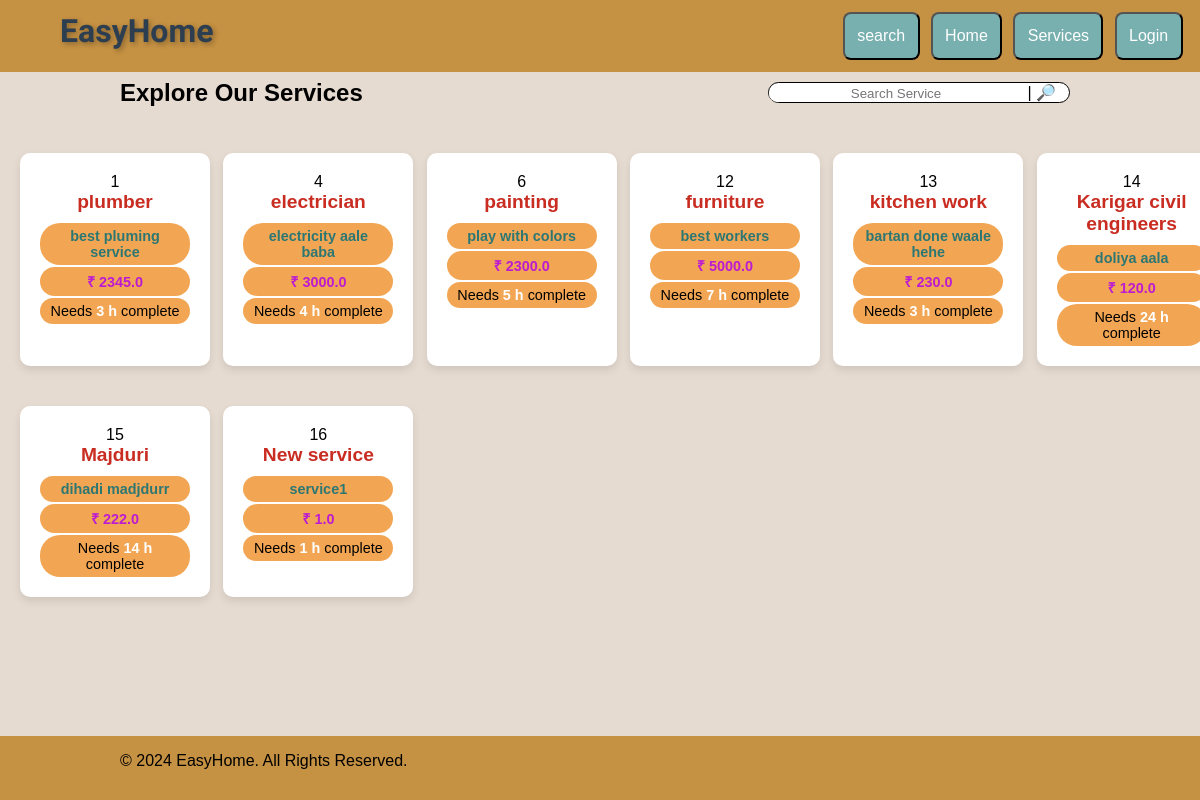
The app's page /services, older data.
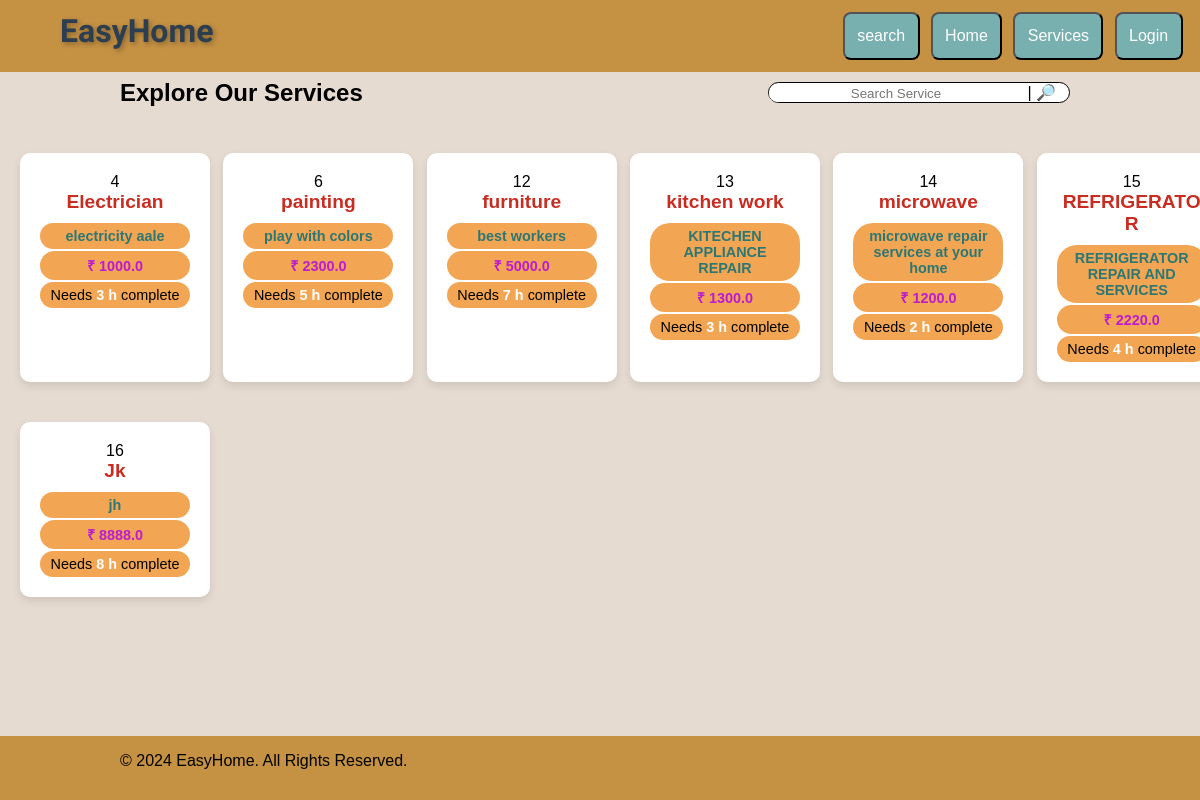
The same page, newer data.
### app.py (models this page shows, shortened)
class Services(db.Model):
    service_id= db.Column(db.Integer, primary_key = True)
    service_name= db.Column(db.String(50)  )
    service_desc= db.Column(db.String(200) )
    service_b_price= db.Column(db.Float() ,nullable= False)
    time_required =db.Column(db.String,  nullable=False)

### app.py (the view)
@app.route("/services" )
def all_serv():
    query = request.args.get('word')
    if query:
        services = Services.query.filter(or_ (Services.service_name.like(f'%{query}%'), Services.service_desc.like(f'%{query}%'), Services.service_id.like(f'%{query}%'))).all()
    else:
        services =Services.query.all()
    return render_template("services.html", services=services)

### templates/services.html
{% extends "common.html" %}
{% block body %}
<div class="flex_button panel">
    <h2> Explore Our Services</h2>
    <div style="width: 300px; margin-left: 30px;" class="searchbar flex_button" >
        <form action="/services" >
            <input style="width: 250px;"  id="searchbox" name="word" value="{{request.args.get('word', '')}}"  required  placeholder="Search Service">
            |<button style="display: none; margin: 0;" id='search_button' type="submit">🔎</button>
            <label for="search_button"> 🔎</label>
        </form>
    </div>
</div>
    <div class="container1">
        {% for service in services %}
        <div  onclick="window.location.href='/service_page/{{service.service_id}}'" class="service-box">
            <div class="service-icon">{{service.service_id}}</div>
            <div class="service-title"><b style="color: rgb(201, 45, 34);">{{service.service_name}}</b></div>
            <div class="service-desc"><b style="color: rgb(45, 119, 115);">{{service.service_desc}}</b></div>
            <div class="service-desc">  <b style="color: rgb(188, 27, 209);">₹ {{service.service_b_price}}</b></div>
            <div class="service-desc"><a style="color: rgb(0, 0, 0);">Needs <b style="color: rgb(255, 255, 255);">{{service.time_required}} h </b>complete</a></div>
            </div>
        {% endfor %}
    </div></div>
{% endblock %}

Row changes from the older to the newer data that the page shows:
removed Services: service_id "1", service_name "plumber", service_desc "best pluming service", service_b_price "2345.0", time_required "3"
changed Services id 4: service_name "electrician" → "Electrician"; service_desc "electricity aale baba" → "electricity aale"; service_b_price "3000.0" → "1000.0"; time_required "4" → "3"
changed Services "kitchen work": service_desc "bartan done waale hehe" → "KITECHEN APPLIANCE REPAIR"; service_b_price "230.0" → "1300.0"
changed Services id 14: service_name "Karigar civil engineers" → "microwave"; service_desc "doliya aala" → "microwave repair services at your home"; service_b_price "120.0" → "1200.0"; time_required "24" → "2"
changed Services id 15: service_name "Majduri" → "REFRIGERATOR"; service_desc "dihadi madjdurr" → "REFRIGERATOR REPAIR AND SERVICES"; service_b_price "222.0" → "2220.0"; time_required "14" → "4"
changed Services id 16: service_name "New service" → "Jk"; service_desc "service1" → "jh"; service_b_price "1.0" → "8888.0"; time_required "1" → "8"
